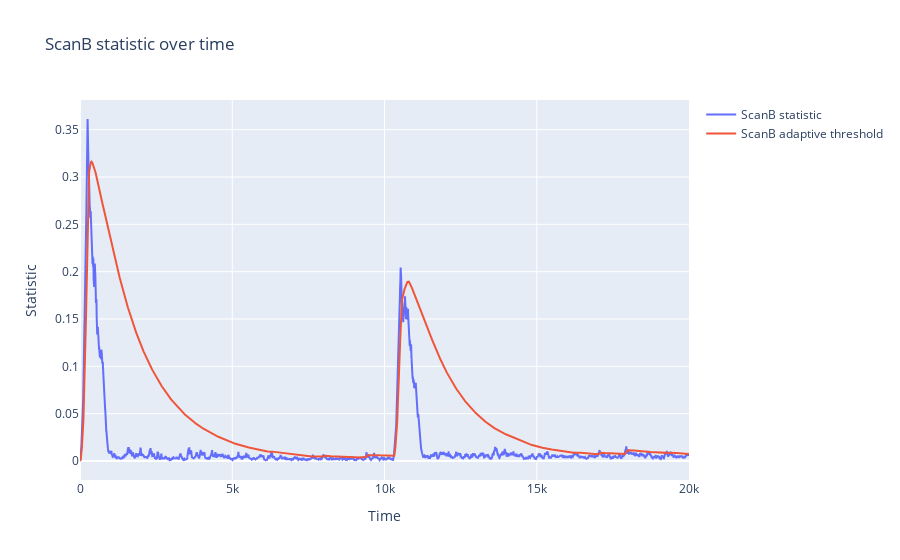

Notebook source saved alongside this figure:
### Code cell
exp.plot_stat_time_series()

### Figure 1 — Plotly figure (JSON) as saved in the notebook; plotly's stock layout.template omitted (floating-point values rounded to 4 significant figures; data arrays with more than 128 entries replaced by an {"elided": "..."} marker saying what was removed)
{"data": [{"mode": "lines", "name": "ScanB statistic", "type": "scatter", "x": {"elided": "20000 int values"}, "y": {"elided": "20000 float values"}}, {"mode": "lines", "name": "ScanB adaptive threshold", "type": "scatter", "x": {"elided": "20000 int values"}, "y": {"elided": "20000 float values"}}], "layout": {"title": {"text": "ScanB statistic over time"}, "xaxis": {"title": {"text": "Time"}}, "yaxis": {"title": {"text": "Statistic"}}}}
